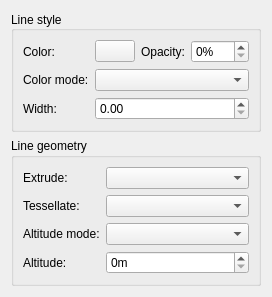
     <widget class="QWidget" name="tabLine">
      <attribute name="title">
       <string>Line</string>
      </attribute>
      <layout class="QVBoxLayout" name="verticalLayout_8">
       <item>
        <widget class="QGroupBox" name="gbLineStyle">
         <property name="title">
          <string>Line style</string>
         </property>
         <property name="alignment">
          <set>Qt::AlignLeading|Qt::AlignLeft|Qt::AlignVCenter</set>
         </property>
         <property name="flat">
          <bool>true</bool>
         </property>
         <layout class="QFormLayout" name="formLayout_2">
          <item row="0" column="0">
           <widget class="QLabel" name="lbLineColor">
            <property name="toolTip">
             <string>Set color of lines</string>
            </property>
            <property name="text">
             <string>Color:</string>
            </property>
            <property name="buddy">
             <cstring>pbLineColor</cstring>
            </property>
           </widget>
          </item>
          <item row="0" column="1">
           <layout class="QHBoxLayout" name="horizontalLayout_2">
            <item>
             <widget class="QPushButton" name="pbLineColor">
              <property name="sizePolicy">
               <sizepolicy hsizetype="MinimumExpanding" vsizetype="Fixed">
                <horstretch>0</horstretch>
                <verstretch>0</verstretch>
               </sizepolicy>
              </property>
              <property name="autoFillBackground">
               <bool>true</bool>
              </property>
              <property name="text">
               <string/>
              </property>
              <property name="autoDefault">
               <bool>false</bool>
              </property>
             </widget>
            </item>
            <item>
             <widget class="QLabel" name="label_2">
              <property name="toolTip">
               <string>Value of alpha canal</string>
              </property>
              <property name="text">
               <string>Opacity:</string>
              </property>
              <property name="buddy">
               <cstring>sbxLineOpacity</cstring>
              </property>
             </widget>
            </item>
            <item>
             <widget class="QSpinBox" name="sbxLineOpacity">
              <property name="sizePolicy">
               <sizepolicy hsizetype="Expanding" vsizetype="Fixed">
                <horstretch>0</horstretch>
                <verstretch>0</verstretch>
               </sizepolicy>
              </property>
              <property name="suffix">
               <string>%</string>
              </property>
              <property name="maximum">
               <number>100</number>
              </property>
             </widget>
            </item>
           </layout>
          </item>
          <item row="1" column="0">
           <widget class="QLabel" name="lbLineColorMode">
            <property name="toolTip">
             <string>&lt;!DOCTYPE HTML PUBLIC &quot;-//W3C//DTD HTML 4.0//EN&quot; &quot;http://www.w3.org/TR/REC-html40/strict.dtd&quot;&gt;
&lt;html&gt;&lt;head&gt;&lt;meta name=&quot;qrichtext&quot; content=&quot;1&quot; /&gt;&lt;style type=&quot;text/css&quot;&gt;
p, li { white-space: pre-wrap; }
&lt;/style&gt;&lt;/head&gt;&lt;body style=&quot; font-family:'Sans Serif'; font-size:9pt; font-weight:400; font-style:normal;&quot;&gt;
&lt;p style=&quot; margin-top:0px; margin-bottom:0px; margin-left:0px; margin-right:0px; -qt-block-indent:0; text-indent:0px;&quot;&gt;A value of random applies a random linear scale to the base &amp;lt;color&amp;gt; as follows.&lt;/p&gt;
&lt;ul style=&quot;-qt-list-indent: 1;&quot;&gt;&lt;li style=&quot; margin-top:12px; margin-bottom:0px; margin-left:0px; margin-right:0px; -qt-block-indent:0; text-indent:0px;&quot;&gt;To achieve a truly random selection of colors, specify a base &amp;lt;color&amp;gt; of white (00ffffff). &lt;/li&gt;
&lt;li style=&quot; margin-top:0px; margin-bottom:0px; margin-left:0px; margin-right:0px; -qt-block-indent:0; text-indent:0px;&quot;&gt;If you specify a single color component (for example, a value of ff0000ff for &lt;span style=&quot; font-style:italic;&quot;&gt;red&lt;/span&gt;), random color values for that one component (red) will be selected. In this case, the values would range from 00 (&lt;span style=&quot; font-style:italic;&quot;&gt;black&lt;/span&gt;) to ff (&lt;span style=&quot; font-style:italic;&quot;&gt;full red&lt;/span&gt;). &lt;/li&gt;
&lt;li style=&quot; margin-top:0px; margin-bottom:0px; margin-left:0px; margin-right:0px; -qt-block-indent:0; text-indent:0px;&quot;&gt;If you specify values for two or for all three color components, a random linear scale is applied to each color component, with results ranging from black to the maximum values specified for each component. &lt;/li&gt;
&lt;li style=&quot; margin-top:0px; margin-bottom:12px; margin-left:0px; margin-right:0px; -qt-block-indent:0; text-indent:0px;&quot;&gt;The opacity of a color comes from the alpha component of &amp;lt;color&amp;gt; and is never randomized. &lt;/li&gt;&lt;/ul&gt;&lt;/body&gt;&lt;/html&gt;</string>
            </property>
            <property name="text">
             <string>Color mode:</string>
            </property>
            <property name="buddy">
             <cstring>cbLineColorMode</cstring>
            </property>
           </widget>
          </item>
          <item row="1" column="1">
           <widget class="QComboBox" name="cbLineColorMode">
            <property name="sizePolicy">
             <sizepolicy hsizetype="MinimumExpanding" vsizetype="Fixed">
              <horstretch>0</horstretch>
              <verstretch>0</verstretch>
             </sizepolicy>
            </property>
            <property name="maximumSize">
             <size>
              <width>16777215</width>
              <height>16777215</height>
             </size>
            </property>
           </widget>
          </item>
          <item row="2" column="0">
           <widget class="QLabel" name="lbLineWidth">
            <property name="toolTip">
             <string>Width of the line, in pixels</string>
            </property>
            <property name="text">
             <string>Width:</string>
            </property>
            <property name="buddy">
             <cstring>dsbLineWidth</cstring>
            </property>
           </widget>
          </item>
          <item row="2" column="1">
           <widget class="QDoubleSpinBox" name="dsbLineWidth">
            <property name="sizePolicy">
             <sizepolicy hsizetype="Preferred" vsizetype="Fixed">
              <horstretch>0</horstretch>
              <verstretch>0</verstretch>
             </sizepolicy>
            </property>
            <property name="value">
             <double>0.000000000000000</double>
            </property>
           </widget>
          </item>
         </layout>
        </widget>
       </item>
       <item>
        <widget class="QGroupBox" name="gbLine">
         <property name="title">
          <string>Line geometry</string>
         </property>
         <property name="flat">
          <bool>true</bool>
         </property>
         <layout class="QFormLayout" name="formLayout_5">
          <item row="0" column="0">
           <widget class="QLabel" name="lbLineExtrude">
            <property name="toolTip">
             <string>Specifies whether to connect the LineString to the ground</string>
            </property>
            <property name="text">
             <string>Extrude:</string>
            </property>
            <property name="buddy">
             <cstring>cbLineExtrude</cstring>
            </property>
           </widget>
          </item>
          <item row="0" column="1">
           <widget class="QComboBox" name="cbLineExtrude">
            <property name="sizePolicy">
             <sizepolicy hsizetype="MinimumExpanding" vsizetype="Fixed">
              <horstretch>0</horstretch>
              <verstretch>0</verstretch>
             </sizepolicy>
            </property>
           </widget>
          </item>
          <item row="1" column="0">
           <widget class="QLabel" name="lbLineTessellate">
            <property name="toolTip">
             <string>Specifies whether to allow the LineString to follow the terrain</string>
            </property>
            <property name="text">
             <string>Tessellate:</string>
            </property>
            <property name="buddy">
             <cstring>cbLineTessellate</cstring>
            </property>
           </widget>
          </item>
          <item row="1" column="1">
           <widget class="QComboBox" name="cbLineTessellate">
            <property name="sizePolicy">
             <sizepolicy hsizetype="MinimumExpanding" vsizetype="Fixed">
              <horstretch>0</horstretch>
              <verstretch>0</verstretch>
             </sizepolicy>
            </property>
           </widget>
          </item>
          <item row="2" column="0">
           <widget class="QLabel" name="lbLineAltitudeMode">
            <property name="toolTip">
             <string>Specifies how altitude components are interpreted</string>
            </property>
            <property name="text">
             <string>Altitude mode:</string>
            </property>
            <property name="buddy">
             <cstring>cbLineAltitudeMode</cstring>
            </property>
           </widget>
          </item>
          <item row="2" column="1">
           <widget class="QComboBox" name="cbLineAltitudeMode">
            <property name="sizePolicy">
             <sizepolicy hsizetype="MinimumExpanding" vsizetype="Fixed">
              <horstretch>0</horstretch>
              <verstretch>0</verstretch>
             </sizepolicy>
            </property>
           </widget>
          </item>
          <item row="3" column="0">
           <widget class="QLabel" name="lbLineAltitude">
            <property name="toolTip">
             <string>Altitude from ground to space</string>
            </property>
            <property name="text">
             <string>Altitude:</string>
            </property>
            <property name="buddy">
             <cstring>sbxLineAltitude</cstring>
            </property>
           </widget>
          </item>
          <item row="3" column="1">
           <widget class="QSpinBox" name="sbxLineAltitude">
            <property name="sizePolicy">
             <sizepolicy hsizetype="Preferred" vsizetype="Fixed">
              <horstretch>0</horstretch>
              <verstretch>0</verstretch>
             </sizepolicy>
            </property>
            <property name="suffix">
             <string>m</string>
            </property>
            <property name="maximum">
             <number>800000</number>
            </property>
           </widget>
          </item>
         </layout>
        </widget>
       </item>
      </layout>
     </widget>
